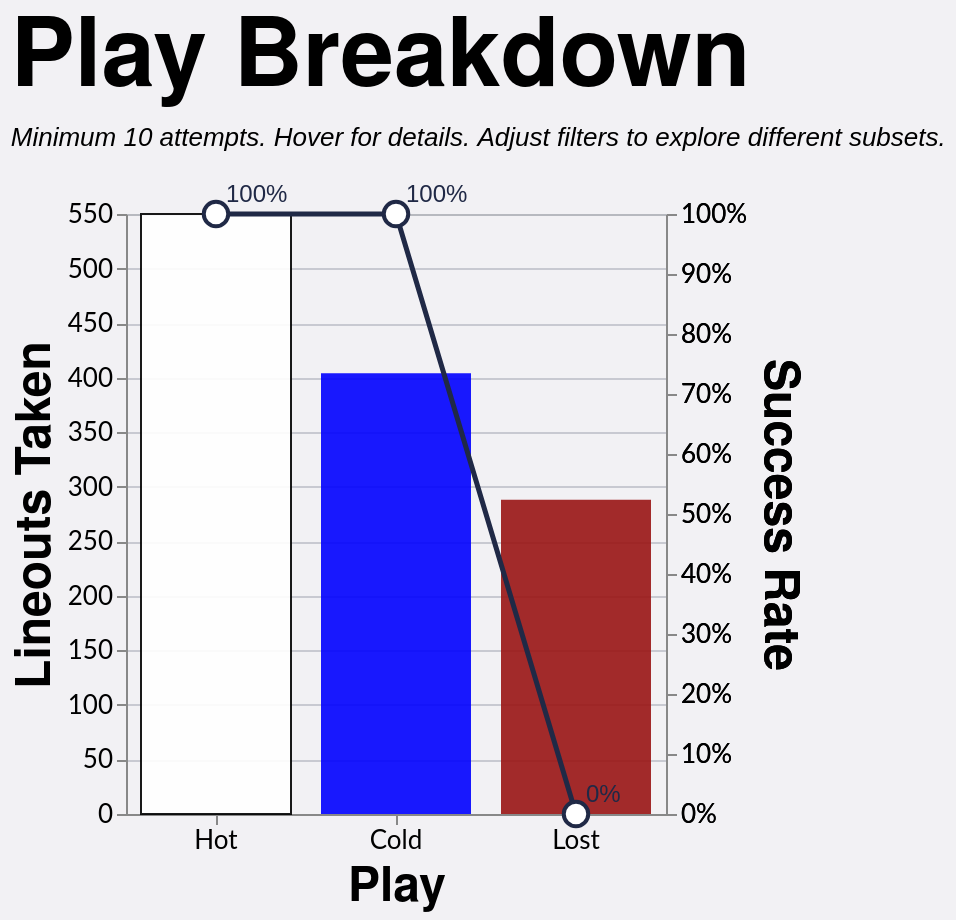

The Vega-Lite source for this figure:
### Vega-Lite specification from a JSON file in a GitHub repository (floating-point values rounded to 4 significant figures; data arrays with more than 128 entries replaced by an {"elided": "..."} marker saying what was removed)
{"config": {"axis": {"labelFont": "Lato, sans-serif", "titleFont": "PT Sans Narrow, Helvetica Neue, Helvetica, Arial, sans-serif", "labelFontSize": 13, "titleFontSize": 24, "gridColor": "#202947", "gridOpacity": 0.2}, "header": {"labelFont": "PT Sans Narrow, Helvetica Neue, Helvetica, Arial, sans-serif", "titleFont": "PT Sans Narrow, Helvetica Neue, Helvetica, Arial, sans-serif", "labelFontSize": 24, "titleFontSize": 28, "labelFontWeight": "bold", "orient": "left"}, "legend": {"labelFont": "Lato, sans-serif", "titleFont": "PT Sans Narrow, Helvetica Neue, Helvetica, Arial, sans-serif", "labelFontSize": 14, "titleFontSize": 16, "titlePadding": 5, "fillColor": "white", "strokeColor": "black", "padding": 10, "titleFontWeight": "lighter", "titleFontStyle": "italic", "titleColor": "gray", "offset": 10}, "title": {"font": "PT Sans Narrow, Helvetica Neue, Helvetica, Arial, sans-serif", "fontSize": 48, "fontWeight": "bold", "anchor": "start", "align": "center", "titlePadding": 20, "subtitlePadding": 10, "subtitleFontSize": 13, "subtitleColor": "", "subtitleFontStyle": "italic", "offset": 15, "color": "black"}, "axisX": {"labelAngle": 0}, "facet": {"title": null, "header": null, "align": {"row": "each", "column": "each"}}, "resolve": {"scale": {"y": "independent", "facet": "independent"}}, "background": "#f2f1f4", "scale": {"offsetBandPaddingOuter": 0.2, "offsetBandPaddingInner": 0.1}}, "layer": [{"mark": {"type": "bar", "opacity": 0.9, "size": 75}, "encoding": {"color": {"field": "play", "legend": null, "scale": {"domain": ["Hot", "Cold", "Lost"], "range": ["white", "blue", "#991515"]}, "type": "nominal"}, "stroke": {"field": "play", "legend": null, "scale": {"domain": ["Hot", "Cold", "Lost"], "range": ["black", "transparent", "transparent"]}, "type": "nominal"}, "tooltip": [{"field": "play", "title": "Play", "type": "nominal"}, {"field": "attempts", "format": ",.0f", "title": "Attempts", "type": "quantitative"}, {"field": "won", "format": ",.0f", "title": "Won", "type": "quantitative"}, {"field": "success_rate", "format": ".1%", "title": "Success Rate", "type": "quantitative"}], "x": {"axis": {"labelAngle": 0}, "field": "play", "sort": ["Hot", "Cold", "Lost"], "title": "Play", "type": "nominal"}, "y": {"field": "attempts", "title": "Lineouts Taken", "type": "quantitative"}}, "transform": [{"filter": "(loSquad == 'All' || datum.squad == loSquad) && (loSeason == 'All' || datum.season == loSeason) && (loGameType == 'All' || (loGameType == 'League + Cup' && (datum.game_type == 'League' || datum.game_type == 'Cup')) || (loGameType == 'League only' && datum.game_type == 'League') || datum.game_type == loGameType) && (loThrower == 'All' || datum.thrower == loThrower) && (loJumper == 'All' || datum.jumper == loJumper) && (loArea == 'All' || datum.area == loArea) && (loNumbers == 'All' || datum.numbers == loNumbers)"}, {"aggregate": [{"op": "count", "as": "attempts"}, {"op": "sum", "field": "won", "as": "won"}], "groupby": ["play"]}, {"filter": "datum.attempts >= 10"}, {"calculate": "datum.won / datum.attempts", "as": "success_rate"}]}, {"mark": {"type": "line", "point": {"fill": "white", "filled": false, "size": 150, "stroke": "#202946"}, "stroke": "#202946", "strokeWidth": 2.5}, "encoding": {"tooltip": [{"field": "play", "title": "Play", "type": "nominal"}, {"field": "attempts", "format": ",.0f", "title": "Attempts", "type": "quantitative"}, {"field": "won", "format": ",.0f", "title": "Won", "type": "quantitative"}, {"field": "success_rate", "format": ".1%", "title": "Success Rate", "type": "quantitative"}], "x": {"axis": {"labelAngle": 0}, "field": "play", "sort": ["Hot", "Cold", "Lost"], "title": "Play", "type": "nominal"}, "y": {"axis": {"format": "%"}, "field": "success_rate", "scale": {"domain": [0, 1]}, "title": "Success Rate", "type": "quantitative"}}, "transform": [{"filter": "(loSquad == 'All' || datum.squad == loSquad) && (loSeason == 'All' || datum.season == loSeason) && (loGameType == 'All' || (loGameType == 'League + Cup' && (datum.game_type == 'League' || datum.game_type == 'Cup')) || (loGameType == 'League only' && datum.game_type == 'League') || datum.game_type == loGameType) && (loThrower == 'All' || datum.thrower == loThrower) && (loJumper == 'All' || datum.jumper == loJumper) && (loArea == 'All' || datum.area == loArea) && (loNumbers == 'All' || datum.numbers == loNumbers)"}, {"aggregate": [{"op": "count", "as": "attempts"}, {"op": "sum", "field": "won", "as": "won"}], "groupby": ["play"]}, {"filter": "datum.attempts >= 10"}, {"calculate": "datum.won / datum.attempts", "as": "success_rate"}]}, {"mark": {"type": "text", "align": "left", "baseline": "middle", "color": "#202946", "dx": 5, "dy": -10, "fontSize": 12}, "encoding": {"text": {"field": "success_rate", "format": ".0%", "type": "quantitative"}, "x": {"axis": {"labelAngle": 0}, "field": "play", "sort": ["Hot", "Cold", "Lost"], "title": "Play", "type": "nominal"}, "y": {"axis": {"format": "%"}, "field": "success_rate", "scale": {"domain": [0, 1]}, "title": "Success Rate", "type": "quantitative"}}, "transform": [{"filter": "(loSquad == 'All' || datum.squad == loSquad) && (loSeason == 'All' || datum.season == loSeason) && (loGameType == 'All' || (loGameType == 'League + Cup' && (datum.game_type == 'League' || datum.game_type == 'Cup')) || (loGameType == 'League only' && datum.game_type == 'League') || datum.game_type == loGameType) && (loThrower == 'All' || datum.thrower == loThrower) && (loJumper == 'All' || datum.jumper == loJumper) && (loArea == 'All' || datum.area == loArea) && (loNumbers == 'All' || datum.numbers == loNumbers)"}, {"aggregate": [{"op": "count", "as": "attempts"}, {"op": "sum", "field": "won", "as": "won"}], "groupby": ["play"]}, {"filter": "datum.attempts >= 10"}, {"calculate": "datum.won / datum.attempts", "as": "success_rate"}]}], "data": {"name": "data-68ec3d1f2e8eca2377d596ffc2c35356"}, "height": 300, "params": [{"name": "loSquad", "value": "All"}, {"name": "loSeason", "value": "All"}, {"name": "loGameType", "value": "All"}, {"name": "loThrower", "value": "All"}, {"name": "loJumper", "value": "All"}, {"name": "loArea", "value": "All"}, {"name": "loNumbers", "value": "All"}], "resolve": {"scale": {"y": "independent"}}, "title": {"text": "Play Breakdown", "subtitle": "Minimum 10 attempts. Hover for details. Adjust filters to explore different subsets."}, "width": {"step": 90}, "$schema": "https://vega.github.io/schema/vega-lite/v5.20.1.json", "datasets": {"data-68ec3d1f2e8eca2377d596ffc2c35356": {"elided": "1242 records"}}}
